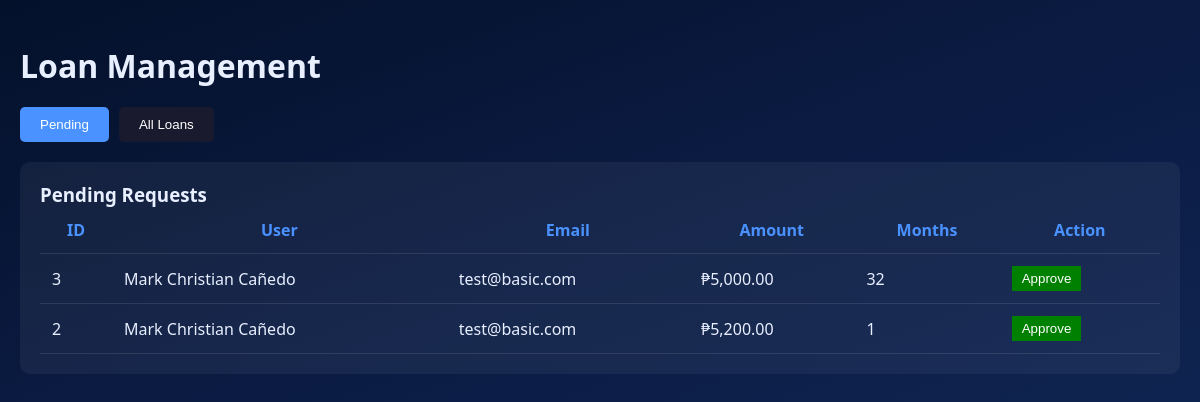
Before: /admin/loans.php (signed in) with the older database file.
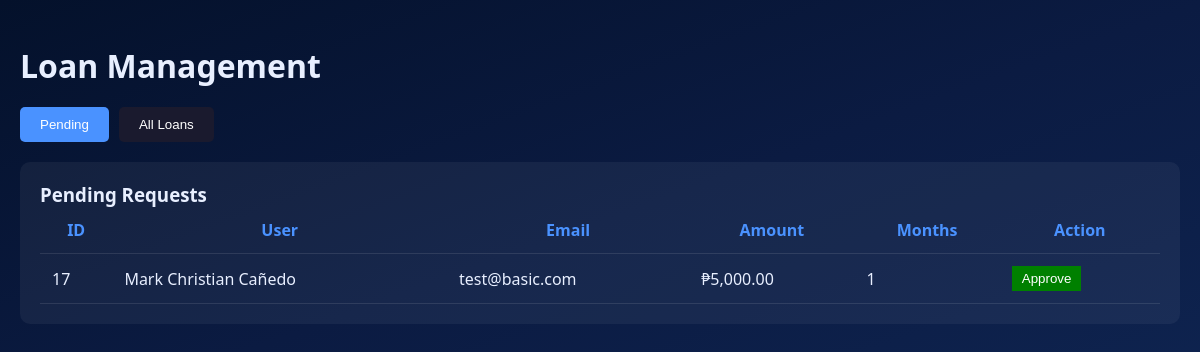
After: the same page with the newer database file.
### tables this page shows
CREATE TABLE `loan_requests` (
  `id` int(11) NOT NULL,
  `user_id` int(11) NOT NULL,
  `amount` decimal(10,2) NOT NULL,
  `tenure_months` int(11) NOT NULL,
  `status` enum('pending','approved','rejected') DEFAULT 'pending',
  `rejection_reason` text DEFAULT NULL,
  `approved_by` int(11) DEFAULT NULL,
  `approved_at` timestamp NULL DEFAULT NULL,
  `created_at` timestamp NOT NULL DEFAULT current_timestamp()
);

CREATE TABLE `users` (
  `id` int(11) NOT NULL,
  `username` varchar(255) NOT NULL COMMENT 'Username or email',
  `email` varchar(255) NOT NULL,
  `password_hash` varchar(255) NOT NULL,
  `account_type` enum('basic','premium') NOT NULL DEFAULT 'basic',
  `name` varchar(255) NOT NULL,
  `address` text NOT NULL,
  `gender` enum('male','female','other') DEFAULT NULL,
  `birthday` date NOT NULL,
  `age` int(11) DEFAULT 0 COMMENT 'Computed from birthday',
  `phone` varchar(11) NOT NULL COMMENT 'PH format 09xxxxxxxxx',
  `bank_name` varchar(255) NOT NULL,
  `bank_account` varchar(50) NOT NULL,
  `account_holder` varchar(255) NOT NULL,
  `tin` varchar(20) NOT NULL,
  `company_name` varchar(255) NOT NULL,
  `company_address` text NOT NULL,
  `company_phone` varchar(11) NOT NULL,
  `position` varchar(255) NOT NULL,
  `monthly_earnings` decimal(10,2) NOT NULL,
  `proof_billing_path` varchar(500) DEFAULT NULL,
  `valid_id_path` varchar(500) DEFAULT NULL,
  `coe_path` varchar(500) DEFAULT NULL,
  `status` enum('pending','active','disabled') DEFAULT 'pending',
  `verified` tinyint(1) DEFAULT 0,
  `savings_balance` decimal(10,2) DEFAULT 0.00,
  `current_loan_amount` decimal(10,2) DEFAULT 0.00,
  `max_loan_amount` decimal(10,2) DEFAULT 10000.00 COMMENT 'Increases gradually up to 50000',
  `max_tenure_months` int(11) DEFAULT 12,
  `last_savings_activity` date DEFAULT NULL,
  `created_at` timestamp NOT NULL DEFAULT current_timestamp(),
  `updated_at` timestamp NOT NULL DEFAULT current_timestamp() ON UPDATE current_timestamp()
);

### admin/loans.php (the view, shortened to what this page needs)
<?php
require_once __DIR__ . '/../db_connect_new.php';
$stmt = $pdo->prepare("
    SELECT lr.*, u.name, u.email
    FROM loan_requests lr
    JOIN users u ON lr.user_id = u.id
    WHERE lr.status = 'pending'
    ORDER BY lr.created_at DESC
");
$stmt->execute();
$pending_requests = $stmt->fetchAll();
?>
<!DOCTYPE html>
<html lang="en">
<head>
<link rel="stylesheet" href="../index.css">
</head>
<body>
<div class="admin-container">
<div class="header">
    <h1>Loan Management</h1>
</div>
<div class="tabs">
    <button class="tab active" onclick="showTab('pending')">Pending</button>
    <button class="tab" onclick="showTab('all')">All Loans</button>
</div>
<div id="pending-tab" class="table-container">
<h3>Pending Requests</h3>
<table>
<tr>
<th>ID</th><th>User</th><th>Email</th><th>Amount</th><th>Months</th><th>Action</th>
</tr>
<?php foreach ($pending_requests as $r): ?>
<tr>
<td><?= $r['id'] ?></td>
<td><?= $r['name'] ?></td>
<td><?= $r['email'] ?></td>
<td>₱<?= number_format($r['amount'],2) ?></td>
<td><?= $r['tenure_months'] ?></td>
<td>
<form method="POST">
<button class="btn-approve">Approve</button>
</form>
</td>
</tr>
<?php endforeach; ?>
</table>
</div>
</div>
</body>
</html>

### index.css (style rules this page uses)
:root { --primary: #63a8ff; --primary-dark: #2563eb; --secondary: #9b8cff; --glass: rgba(8, 19, 42, 0.58); --glass-light: rgba(255, 255, 255, 0.12); --border: rgba(255, 255, 255, 0.14); --text-soft: #dbe7ff; }
* { margin: 0; padding: 0; box-sizing: border-box; }
body { min-height: 100vh; overflow: hidden; font-family: 'Segoe UI', Tahoma, Geneva, Verdana, sans-serif; background: #06101f; color: #ffffff; }

### admin/loans.php (style rules this page uses)
body { background: linear-gradient(160deg, #04112b 0%, #0b1b42 35%, #122d5f 100%); color: #e8efff; margin: 0; font-family: 'Segoe UI', Tahoma, Geneva, Verdana, sans-serif; }
.admin-container { max-width: 1400px; margin: 24px auto; padding: 20px; }
.header { display:flex; justify-content:space-between; align-items:center; margin-bottom:20px; }
.tabs { display:flex; gap:10px; margin-bottom:20px; }
.tab { padding:10px 20px; background:#1a1a2e; border:none; color:#fff; cursor:pointer; border-radius:5px; }
.tab.active { background:#4a92ff; }
.table-container { background:rgba(255,255,255,0.05); padding:20px; border-radius:10px; }
table { width:100%; border-collapse:collapse; }
th, td { padding:12px; border-bottom:1px solid rgba(255,255,255,0.1); }
th { color:#4a92ff; }
.btn-approve { background:green; color:white; padding:5px 10px; border:none; }

Changed rows visible on the page:
removed loan_requests: id "3", user.name "Mark Christian Cañedo", user.email "test@basic.com", amount "5,000.00", tenure_months "32"
removed loan_requests: id "2", user.name "Mark Christian Cañedo", user.email "test@basic.com", amount "5,200.00", tenure_months "1"
added loan_requests: id "17", user.name "Mark Christian Cañedo", user.email "test@basic.com", amount "5,000.00", tenure_months "1"
